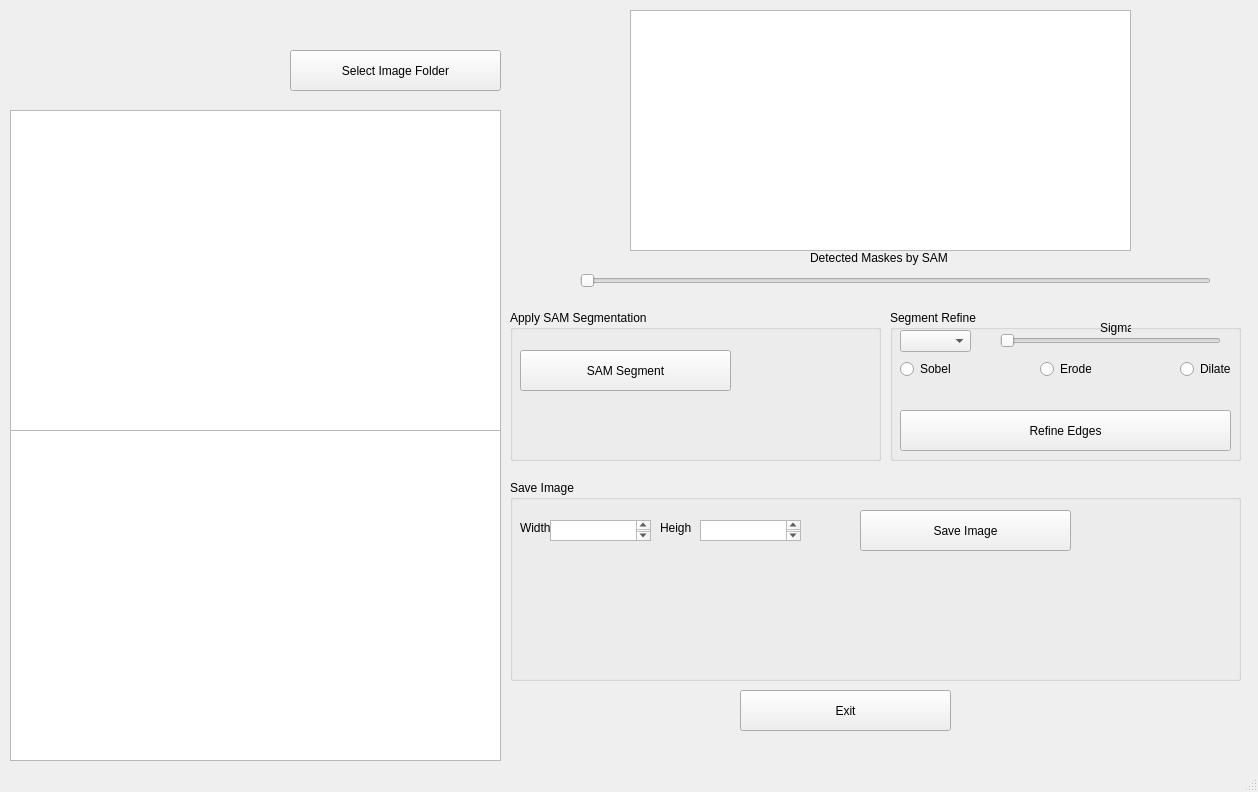
<?xml version="1.0" encoding="UTF-8"?>
<ui version="4.0">
 <class>MainWindow</class>
 <widget class="QMainWindow" name="MainWindow">
  <property name="geometry">
   <rect>
    <x>0</x>
    <y>0</y>
    <width>1258</width>
    <height>792</height>
   </rect>
  </property>
  <property name="sizePolicy">
   <sizepolicy hsizetype="Expanding" vsizetype="Expanding">
    <horstretch>1</horstretch>
    <verstretch>1</verstretch>
   </sizepolicy>
  </property>
  <property name="windowTitle">
   <string>Pirticle-Segment</string>
  </property>
  <property name="horizontalStretch" stdset="0">
   <number>1</number>
  </property>
  <property name="verticalStretch" stdset="0">
   <number>1</number>
  </property>
  <widget class="QWidget" name="centralwidget">
   <property name="sizePolicy">
    <sizepolicy hsizetype="Expanding" vsizetype="Expanding">
     <horstretch>1</horstretch>
     <verstretch>1</verstretch>
    </sizepolicy>
   </property>
   <property name="horizontalStretch" stdset="0">
    <number>1</number>
   </property>
   <property name="verticalStretch" stdset="0">
    <number>1</number>
   </property>
   <widget class="QGraphicsView" name="inputView">
    <property name="geometry">
     <rect>
      <x>10</x>
      <y>110</y>
      <width>491</width>
      <height>321</height>
     </rect>
    </property>
    <property name="sizePolicy">
     <sizepolicy hsizetype="Expanding" vsizetype="Expanding">
      <horstretch>1</horstretch>
      <verstretch>1</verstretch>
     </sizepolicy>
    </property>
    <property name="horizontalStretch" stdset="0">
     <number>1</number>
    </property>
    <property name="verticalStretch" stdset="0">
     <number>1</number>
    </property>
   </widget>
   <widget class="QGraphicsView" name="inputView_2">
    <property name="geometry">
     <rect>
      <x>10</x>
      <y>430</y>
      <width>491</width>
      <height>331</height>
     </rect>
    </property>
    <property name="sizePolicy">
     <sizepolicy hsizetype="Expanding" vsizetype="Expanding">
      <horstretch>1</horstretch>
      <verstretch>1</verstretch>
     </sizepolicy>
    </property>
    <property name="horizontalStretch" stdset="0">
     <number>1</number>
    </property>
    <property name="verticalStretch" stdset="0">
     <number>1</number>
    </property>
   </widget>
   <widget class="QGraphicsView" name="intermView">
    <property name="geometry">
     <rect>
      <x>630</x>
      <y>10</y>
      <width>501</width>
      <height>241</height>
     </rect>
    </property>
    <property name="sizePolicy">
     <sizepolicy hsizetype="Expanding" vsizetype="Expanding">
      <horstretch>1</horstretch>
      <verstretch>1</verstretch>
     </sizepolicy>
    </property>
    <property name="horizontalStretch" stdset="0">
     <number>1</number>
    </property>
    <property name="verticalStretch" stdset="0">
     <number>1</number>
    </property>
   </widget>
   <widget class="QSlider" name="intermSlider">
    <property name="geometry">
     <rect>
      <x>580</x>
      <y>270</y>
      <width>631</width>
      <height>22</height>
     </rect>
    </property>
    <property name="sizePolicy">
     <sizepolicy hsizetype="Expanding" vsizetype="Expanding">
      <horstretch>1</horstretch>
      <verstretch>1</verstretch>
     </sizepolicy>
    </property>
    <property name="orientation">
     <enum>Qt::Horizontal</enum>
    </property>
    <property name="horizontalStretch" stdset="0">
     <number>1</number>
    </property>
    <property name="verticalStretch" stdset="0">
     <number>1</number>
    </property>
   </widget>
   <widget class="QLabel" name="interm_label">
    <property name="geometry">
     <rect>
      <x>810</x>
      <y>250</y>
      <width>161</width>
      <height>16</height>
     </rect>
    </property>
    <property name="sizePolicy">
     <sizepolicy hsizetype="Expanding" vsizetype="Expanding">
      <horstretch>1</horstretch>
      <verstretch>1</verstretch>
     </sizepolicy>
    </property>
    <property name="text">
     <string>Detected Maskes by SAM</string>
    </property>
    <property name="horizontalStretch" stdset="0">
     <number>1</number>
    </property>
    <property name="verticalStretch" stdset="0">
     <number>1</number>
    </property>
   </widget>
   <widget class="QGroupBox" name="SamBox">
    <property name="geometry">
     <rect>
      <x>510</x>
      <y>310</y>
      <width>371</width>
      <height>151</height>
     </rect>
    </property>
    <property name="sizePolicy">
     <sizepolicy hsizetype="Expanding" vsizetype="Expanding">
      <horstretch>1</horstretch>
      <verstretch>1</verstretch>
     </sizepolicy>
    </property>
    <property name="autoFillBackground">
     <bool>false</bool>
    </property>
    <property name="title">
     <string>Apply SAM Segmentation</string>
    </property>
    <property name="horizontalStretch" stdset="0">
     <number>1</number>
    </property>
    <property name="verticalStretch" stdset="0">
     <number>1</number>
    </property>
    <widget class="QPushButton" name="SAM_btn">
     <property name="geometry">
      <rect>
       <x>10</x>
       <y>40</y>
       <width>211</width>
       <height>41</height>
      </rect>
     </property>
     <property name="sizePolicy">
      <sizepolicy hsizetype="Expanding" vsizetype="Expanding">
       <horstretch>1</horstretch>
       <verstretch>1</verstretch>
      </sizepolicy>
     </property>
     <property name="text">
      <string>SAM Segment</string>
     </property>
     <property name="horizontalStretch" stdset="0">
      <number>1</number>
     </property>
     <property name="verticalStretch" stdset="0">
      <number>1</number>
     </property>
    </widget>
   </widget>
   <widget class="QGroupBox" name="EdgeBox">
    <property name="geometry">
     <rect>
      <x>890</x>
      <y>310</y>
      <width>351</width>
      <height>151</height>
     </rect>
    </property>
    <property name="sizePolicy">
     <sizepolicy hsizetype="Expanding" vsizetype="Expanding">
      <horstretch>1</horstretch>
      <verstretch>1</verstretch>
     </sizepolicy>
    </property>
    <property name="title">
     <string>Segment Refine</string>
    </property>
    <property name="horizontalStretch" stdset="0">
     <number>1</number>
    </property>
    <property name="verticalStretch" stdset="0">
     <number>1</number>
    </property>
    <widget class="QComboBox" name="maskSelectBox">
     <property name="geometry">
      <rect>
       <x>10</x>
       <y>20</y>
       <width>71</width>
       <height>22</height>
      </rect>
     </property>
     <property name="sizePolicy">
      <sizepolicy hsizetype="Expanding" vsizetype="Expanding">
       <horstretch>1</horstretch>
       <verstretch>1</verstretch>
      </sizepolicy>
     </property>
     <property name="horizontalStretch" stdset="0">
      <number>1</number>
     </property>
     <property name="verticalStretch" stdset="0">
      <number>1</number>
     </property>
    </widget>
    <widget class="QSlider" name="sigmaSlider">
     <property name="geometry">
      <rect>
       <x>110</x>
       <y>20</y>
       <width>221</width>
       <height>22</height>
      </rect>
     </property>
     <property name="sizePolicy">
      <sizepolicy hsizetype="Expanding" vsizetype="Expanding">
       <horstretch>1</horstretch>
       <verstretch>1</verstretch>
      </sizepolicy>
     </property>
     <property name="maximum">
      <number>250</number>
     </property>
     <property name="orientation">
      <enum>Qt::Horizontal</enum>
     </property>
     <property name="horizontalStretch" stdset="0">
      <number>1</number>
     </property>
     <property name="verticalStretch" stdset="0">
      <number>1</number>
     </property>
    </widget>
    <widget class="QLabel" name="cannysigma_label">
     <property name="geometry">
      <rect>
       <x>210</x>
       <y>10</y>
       <width>31</width>
       <height>16</height>
      </rect>
     </property>
     <property name="sizePolicy">
      <sizepolicy hsizetype="Expanding" vsizetype="Expanding">
       <horstretch>1</horstretch>
       <verstretch>1</verstretch>
      </sizepolicy>
     </property>
     <property name="text">
      <string>Sigma</string>
     </property>
     <property name="horizontalStretch" stdset="0">
      <number>1</number>
     </property>
     <property name="verticalStretch" stdset="0">
      <number>1</number>
     </property>
    </widget>
    <widget class="QPushButton" name="Refine_btn">
     <property name="geometry">
      <rect>
       <x>10</x>
       <y>100</y>
       <width>331</width>
       <height>41</height>
      </rect>
     </property>
     <property name="sizePolicy">
      <sizepolicy hsizetype="Expanding" vsizetype="Expanding">
       <horstretch>1</horstretch>
       <verstretch>1</verstretch>
      </sizepolicy>
     </property>
     <property name="text">
      <string>Refine Edges</string>
     </property>
     <property name="horizontalStretch" stdset="0">
      <number>1</number>
     </property>
     <property name="verticalStretch" stdset="0">
      <number>1</number>
     </property>
    </widget>
    <widget class="QRadioButton" name="SobelButton">
     <property name="geometry">
      <rect>
       <x>10</x>
       <y>50</y>
       <width>51</width>
       <height>18</height>
      </rect>
     </property>
     <property name="sizePolicy">
      <sizepolicy hsizetype="Expanding" vsizetype="Expanding">
       <horstretch>1</horstretch>
       <verstretch>1</verstretch>
      </sizepolicy>
     </property>
     <property name="text">
      <string>Sobel</string>
     </property>
     <property name="horizontalStretch" stdset="0">
      <number>1</number>
     </property>
     <property name="verticalStretch" stdset="0">
      <number>1</number>
     </property>
    </widget>
    <widget class="QRadioButton" name="ErodeButton">
     <property name="geometry">
      <rect>
       <x>150</x>
       <y>50</y>
       <width>51</width>
       <height>18</height>
      </rect>
     </property>
     <property name="sizePolicy">
      <sizepolicy hsizetype="Expanding" vsizetype="Expanding">
       <horstretch>1</horstretch>
       <verstretch>1</verstretch>
      </sizepolicy>
     </property>
     <property name="text">
      <string>Erode</string>
     </property>
     <property name="horizontalStretch" stdset="0">
      <number>1</number>
     </property>
     <property name="verticalStretch" stdset="0">
      <number>1</number>
     </property>
    </widget>
    <widget class="QRadioButton" name="DilateButton">
     <property name="geometry">
      <rect>
       <x>290</x>
       <y>50</y>
       <width>51</width>
       <height>18</height>
      </rect>
     </property>
     <property name="sizePolicy">
      <sizepolicy hsizetype="Expanding" vsizetype="Expanding">
       <horstretch>1</horstretch>
       <verstretch>1</verstretch>
      </sizepolicy>
     </property>
     <property name="text">
      <string>Dilate</string>
     </property>
     <property name="horizontalStretch" stdset="0">
      <number>1</number>
     </property>
     <property name="verticalStretch" stdset="0">
      <number>1</number>
     </property>
    </widget>
   </widget>
   <widget class="QGroupBox" name="SaveFileBox">
    <property name="geometry">
     <rect>
      <x>510</x>
      <y>480</y>
      <width>731</width>
      <height>201</height>
     </rect>
    </property>
    <property name="sizePolicy">
     <sizepolicy hsizetype="Expanding" vsizetype="Expanding">
      <horstretch>1</horstretch>
      <verstretch>1</verstretch>
     </sizepolicy>
    </property>
    <property name="title">
     <string>Save Image</string>
    </property>
    <property name="horizontalStretch" stdset="0">
     <number>1</number>
    </property>
    <property name="verticalStretch" stdset="0">
     <number>1</number>
    </property>
    <widget class="QPushButton" name="SaveImage_btn">
     <property name="geometry">
      <rect>
       <x>350</x>
       <y>30</y>
       <width>211</width>
       <height>41</height>
      </rect>
     </property>
     <property name="sizePolicy">
      <sizepolicy hsizetype="Expanding" vsizetype="Expanding">
       <horstretch>1</horstretch>
       <verstretch>1</verstretch>
      </sizepolicy>
     </property>
     <property name="text">
      <string>Save Image</string>
     </property>
     <property name="horizontalStretch" stdset="0">
      <number>1</number>
     </property>
     <property name="verticalStretch" stdset="0">
      <number>1</number>
     </property>
    </widget>
    <widget class="QLabel" name="imageWidth_label">
     <property name="geometry">
      <rect>
       <x>10</x>
       <y>40</y>
       <width>31</width>
       <height>16</height>
      </rect>
     </property>
     <property name="sizePolicy">
      <sizepolicy hsizetype="Expanding" vsizetype="Expanding">
       <horstretch>1</horstretch>
       <verstretch>1</verstretch>
      </sizepolicy>
     </property>
     <property name="text">
      <string>Width</string>
     </property>
     <property name="horizontalStretch" stdset="0">
      <number>1</number>
     </property>
     <property name="verticalStretch" stdset="0">
      <number>1</number>
     </property>
    </widget>
    <widget class="QLabel" name="imageHeight_label">
     <property name="geometry">
      <rect>
       <x>150</x>
       <y>40</y>
       <width>31</width>
       <height>16</height>
      </rect>
     </property>
     <property name="sizePolicy">
      <sizepolicy hsizetype="Expanding" vsizetype="Expanding">
       <horstretch>1</horstretch>
       <verstretch>1</verstretch>
      </sizepolicy>
     </property>
     <property name="text">
      <string>Height</string>
     </property>
     <property name="horizontalStretch" stdset="0">
      <number>1</number>
     </property>
     <property name="verticalStretch" stdset="0">
      <number>1</number>
     </property>
    </widget>
    <widget class="QTextEdit" name="widthBox">
     <property name="geometry">
      <rect>
       <x>40</x>
       <y>40</y>
       <width>101</width>
       <height>21</height>
      </rect>
     </property>
     <property name="sizePolicy">
      <sizepolicy hsizetype="Expanding" vsizetype="Expanding">
       <horstretch>1</horstretch>
       <verstretch>1</verstretch>
      </sizepolicy>
     </property>
     <property name="horizontalStretch" stdset="0">
      <number>1</number>
     </property>
     <property name="verticalStretch" stdset="0">
      <number>1</number>
     </property>
    </widget>
    <widget class="QTextEdit" name="HeightBox">
     <property name="geometry">
      <rect>
       <x>190</x>
       <y>40</y>
       <width>101</width>
       <height>21</height>
      </rect>
     </property>
     <property name="sizePolicy">
      <sizepolicy hsizetype="Expanding" vsizetype="Expanding">
       <horstretch>1</horstretch>
       <verstretch>1</verstretch>
      </sizepolicy>
     </property>
     <property name="horizontalStretch" stdset="0">
      <number>1</number>
     </property>
     <property name="verticalStretch" stdset="0">
      <number>1</number>
     </property>
    </widget>
   </widget>
   <widget class="QPushButton" name="ExitMain_btn">
    <property name="geometry">
     <rect>
      <x>740</x>
      <y>690</y>
      <width>211</width>
      <height>41</height>
     </rect>
    </property>
    <property name="sizePolicy">
     <sizepolicy hsizetype="Expanding" vsizetype="Expanding">
      <horstretch>1</horstretch>
      <verstretch>1</verstretch>
     </sizepolicy>
    </property>
    <property name="text">
     <string>Exit</string>
    </property>
    <property name="horizontalStretch" stdset="0">
     <number>1</number>
    </property>
    <property name="verticalStretch" stdset="0">
     <number>1</number>
    </property>
   </widget>
   <widget class="QPushButton" name="SelectMain_btn">
    <property name="geometry">
     <rect>
      <x>290</x>
      <y>50</y>
      <width>211</width>
      <height>41</height>
     </rect>
    </property>
    <property name="sizePolicy">
     <sizepolicy hsizetype="Expanding" vsizetype="Expanding">
      <horstretch>1</horstretch>
      <verstretch>1</verstretch>
     </sizepolicy>
    </property>
    <property name="text">
     <string>Select Image Folder</string>
    </property>
    <property name="horizontalStretch" stdset="0">
     <number>1</number>
    </property>
    <property name="verticalStretch" stdset="0">
     <number>1</number>
    </property>
   </widget>
  </widget>
  <widget class="QStatusBar" name="statusbar">
   <property name="sizePolicy">
    <sizepolicy hsizetype="Expanding" vsizetype="Expanding">
     <horstretch>1</horstretch>
     <verstretch>1</verstretch>
    </sizepolicy>
   </property>
   <property name="horizontalStretch" stdset="0">
    <number>1</number>
   </property>
   <property name="verticalStretch" stdset="0">
    <number>1</number>
   </property>
  </widget>
  <action name="actionOpen">
   <property name="text">
    <string>Open</string>
   </property>
  </action>
  <action name="actionSave">
   <property name="text">
    <string>Save</string>
   </property>
  </action>
 </widget>
 <resources/>
 <connections/>
</ui>
